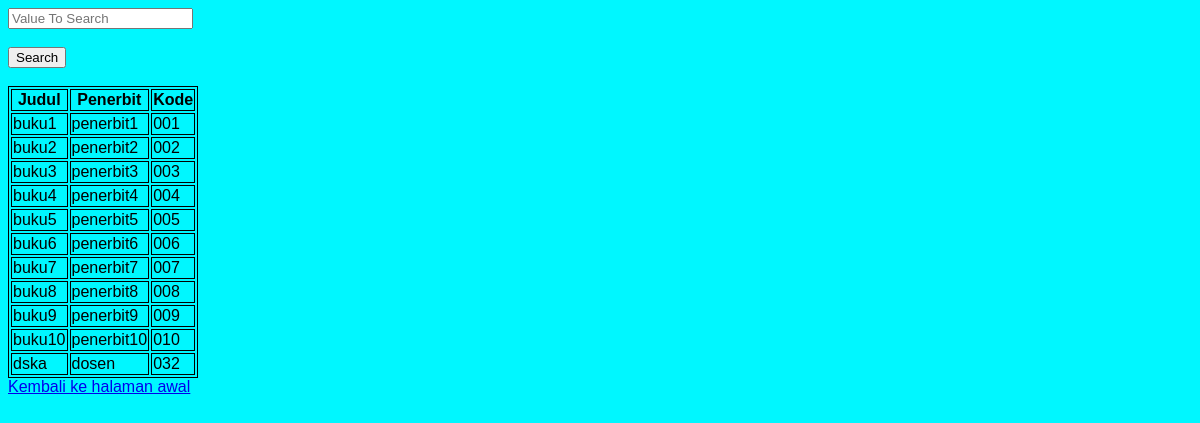
The app's page /caribuku.php with its own data.
### tables this page shows
CREATE TABLE `buku` (
  `judul` varchar(50) NOT NULL,
  `penerbit` varchar(255) NOT NULL,
  `kode` varchar(50) NOT NULL,
  `norak` int(11) NOT NULL
);

### caribuku.php (the view, shortened to what this page needs)
<?php
if(isset($_POST['search']))
{
    $valueToSearch = $_POST['valueToSearch'];
    $query = "SELECT * FROM `buku` WHERE CONCAT(`judul`, `penerbit`, `kode`) LIKE '%".$valueToSearch."%'";
    $search_result = filterTable($query);
}
 else {
    $query = "SELECT * FROM `buku`";
    $search_result = filterTable($query);
}
function filterTable($query)
{
    $connect = mysqli_connect("localhost", "root", "", "tugas1sbd");
    $filter_Result = mysqli_query($connect, $query);
    return $filter_Result;
}
?>
<!DOCTYPE html>
<html>
    <head>
    </head>
    <body>
    <link rel="stylesheet" type="text/css" href="style2.css">
        <form action="caribuku.php" method="post">
            <input type="text" name="valueToSearch" placeholder="Value To Search"><br><br>
            <input type="submit" name="search" value="Search"><br><br>
            <table>
                <tr>
                    <th>Judul</th>
                    <th>Penerbit</th>
                    <th>Kode</th>
                </tr>
                <?php while($row = mysqli_fetch_array($search_result)):?>
                <tr>
                    <td><?php echo $row['judul'];?></td>
                    <td><?php echo $row['penerbit'];?></td>
                    <td><?php echo $row['kode'];?></td>
                </tr>
                <?php endwhile;?>
            </table>
        </form>
    </body>
    <a href="index.php">Kembali ke halaman awal</a><br/><br/>
</html>

### style2.css (style rules this page uses)
body { background: #00f7ff; font-family: Arial, Helvetica, sans-serif; color: #000000; }
a { font-family: Arial, Helvetica, sans-serif; }

### caribuku.php (style rules this page uses)
table,tr,th,td { border: 1px solid black; }

### records on screen
buku: judul "buku1", penerbit "penerbit1", kode "001"
buku: judul "buku2", penerbit "penerbit2", kode "002"
buku: judul "buku3", penerbit "penerbit3", kode "003"
buku: judul "buku4", penerbit "penerbit4", kode "004"
buku: judul "buku5", penerbit "penerbit5", kode "005"
buku: judul "buku6", penerbit "penerbit6", kode "006"
buku: judul "buku7", penerbit "penerbit7", kode "007"
buku: judul "buku8", penerbit "penerbit8", kode "008"
buku: judul "buku9", penerbit "penerbit9", kode "009"
buku: judul "buku10", penerbit "penerbit10", kode "010"
buku: judul "dska", penerbit "dosen", kode "032"
